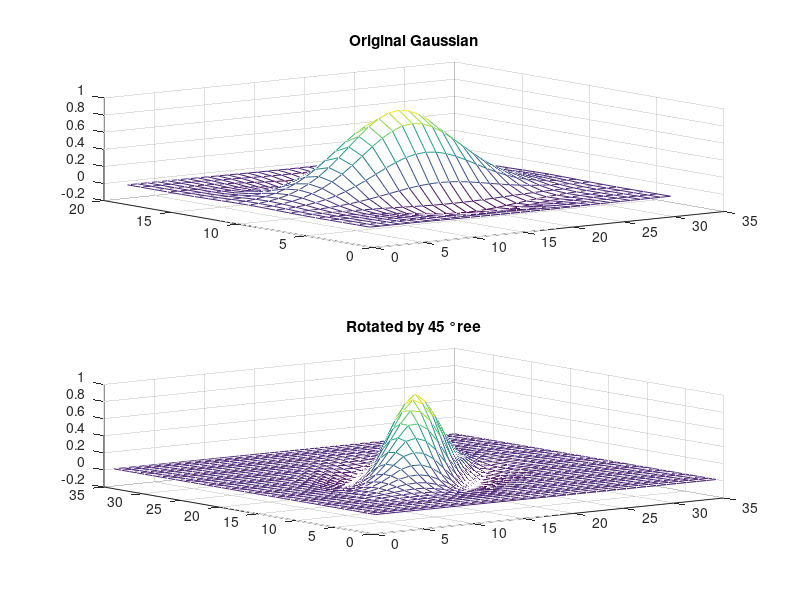

Reproduce this figure in MATLAB. (Note: this script raises an error after producing the figure.)
% AUthor: Dr. Kannan Karthik/towards EE660
% Aug 7, 2018; Modified: Aug 12, 2018
% ONE DIMENSIONAL NOISE SIMULATION ALONG and ORTHOGONAL TO THE RIDGES
% FILTERING USING THE GABOR WAVELET
% VERSION-2 + FILTERING and recovery
% VERSION-4 + GABOR SINE works for pulse restoration
% Claim: Note ridge endings and bifurcation points have nothing to do with the
% ridge spacings. Hence by ironing out the slices, very little information
% pertaining to the biometric is lost.
% VERSION-5 actual implementation on images: Observations and
% interpretations
% RIDGE BREAK STATISTICS
% GABOR SMOOTHING on TOY IMAGES
% MORPHOLOGICAL OPERATIONS included
% ANGULAR ESTIMATE USED through HOUGH TRANSFORMS

clear all;
close all;

%% GABOR SINE

TR = 15;
sigma1 = 3;
LL = -3*sigma1;
UL = 3*sigma1;
tg = LL:1:UL;
Lg = length(tg);
for i = 1:Lg,
    x = tg(i);
    G(i) = exp(-x^2/(2*sigma1^2))*cos(2*pi*x/TR);
end
EG = sqrt(sum(G.^2));
G_SINE = G/EG;
N = 5;
G1 = repmat(G_SINE,N,1);

clear G

%% GABOR SMOOTHER

TR = 1;
sigma2 = 5; % sigma2 = 5 (originally for ver3)
% Will sigma2 = 12 work for ver3 as well??
% Anticipate bridges?? YES, see thinned plot.

LL = -3*sigma2;
UL = 3*sigma2;
tg = LL:1:UL;
Lg = length(tg);
for i = 1:Lg,
    x = tg(i);
    G(i) = exp(-x^2/(2*sigma2^2));
end
EG = sqrt(sum(G.^2));
G_SMOOTH = G/EG;
N = 5;
G2 = repmat(G_SMOOTH,N,1);
GSM = G1'*G2;%conv2([1 0; 0 0],G2,'same');
GSM_TH = imrotate(GSM,-45,'bilinear');

figure;
subplot(2,1,1);
mesh(GSM); title('Original Gaussian');
subplot(2,1,2);
mesh(GSM_TH); title('Rotated by 45 \degree');

clear G

% IMAGE PROCESSING
% RIDGE BREAK FILLING
% BREAK STATISTICS
%IM = imread('TEST_IMG1.jpg');
IM = imread('D:\Work\Acad\sem 7\BTP\data\testGreenBit\017_21_0\Live\pres_A_01\FLAT_THUMB_LEFT.bmp');
%IM = rgb2gray(IM);
[a0,b0] = size(IM);
IM0 = 255-double(IM);
IMF = imfilter(IM0, GSM);
TH = 0.75;
BIN = IM0/255 > TH;
BIN_THIN = bwmorph(BIN,'thin');
figure;
stem(G_SMOOTH);
figure;
subplot(4,1,1); imshow(uint8(IM0));
subplot(4,1,2); imshow(uint8(IMF));
subplot(4,1,3); imshow(uint8(255*BIN));
subplot(4,1,4); imshow(uint8(255*BIN_THIN));

[H,T,R] = hough(BIN,'RhoResolution',3,'Theta',-89:1:89);
HMAX = max(H(:));
H0 = H/HMAX;
figure; mesh(T,R,H0);
figure;
P  = houghpeaks(H,12,'threshold',ceil(0.3*max(H(:))));
lines = houghlines(BIN,T,R,P,'FillGap',5,'MinLength',15);
% figure; imshow(uint8((BIN)*255));
 figure, imshow(uint8(255*BIN)); hold on;
% 
%% Ref: ASSISTANCE from MATLAB HELP ROUTINE
max_len = 0;
for k = 1:length(lines)
    xy = [lines(k).point1; lines(k).point2];
    plot(xy(:,1),xy(:,2),'LineWidth',2,'Color','green');
    
    % plot beginnings and ends of lines
    plot(xy(1,1),xy(1,2),'x','LineWidth',2,'Color','yellow');
    plot(xy(2,1),xy(2,2),'x','LineWidth',2,'Color','red');
    
    % determine the endpoints of the longest line segment
    SEG_LEN(k) = norm(lines(k).point1-lines(k).point2);
    RHO_EST(k) = lines(k).rho; 
    THETA_EST(k) = abs(lines(k).theta);
%     len = norm(lines(k).point1 - lines(k).point2);
%     if ( len > max_len)
%         max_len = len;
%         xy_long = xy;
%     end
end

% RIDGE STATISTIC COMPUTATION including the estimated break size in terms of pixels
MT = mean(THETA_EST);
TOL = 0.05*MT; % 5\% is sufficiently small to provide good resolution.
THQ1 = round(THETA_EST/TOL)*TOL;
THQ = union(THQ1,[]);
MR = mean(RHO_EST);
TOL2 = 0.05*MR;
RQ1 = round(RHO_EST/TOL2)*TOL2;
RQ = union(RQ1,[]);

SCOMP = THQ1.*RQ1; % COMPOSITE STATISTIC
SCOMP_REF = union(SCOMP,[]);
LCOMP = length(SCOMP_REF);
% CLASS ASSIGNMENT
for i = 1:length(THQ1);
    for j = 1:LCOMP,
        DIFF(j) = abs(SCOMP(i)-SCOMP_REF(j));
    end
    [VAL, IND_MIN] = min(DIFF);
    CLASS(i) = IND_MIN;
end

for i = 1:LCOMP,
    B = CLASS == i;
    IND = find(B==1);
    SUM = 0;
    LIND = length(IND);
    c = 1;
    for p = 1:LIND,
        for q = p+1:LIND,
            D(c) =  norm(lines(IND(p)).point1-lines(IND(q)).point2);
            c = c+1;
        end
        SUM = SUM + SEG_LEN(IND(p));
    end
    DMAX(i) = max(D);
    RBREAK(i) = (1-(SUM/DMAX(i)))*DMAX(i)/(LIND-1) ;
end
disp('RIDGE GAP estimated in terms of pixels is...');
MU_BREAK = median(RBREAK) % For the above parameter settings works
% out to around 12 pixels



% ACTUAL FILTERING

figure;
LTH = length(THQ);
for i = 1:LTH,
    G{i} = imrotate(GSM,-THQ(i)+90,'bilinear');
    B = G{i};
    B0 = B(:);
    E = sqrt(sum(B0.^2));
    G{i} = G{i}/E;
    IMFILT_BANK{i} = imfilter(double(IM0),G{i});
end
figure;
t = ceil(sqrt(2+LTH));
subplot(t,t,1); imshow(uint8(IM0));
for j = 1:LTH,
subplot(t,t,1+j); imshow(uint8(IMFILT_BANK{j}));
title(strcat('GABOR \phi =',num2str(THQ(j))));
end
[a1,b1] = size(IMFILT_BANK{1});
for i = 1:a1,
    for j = 1:b1,
        for c = 1:LTH,
            B = IMFILT_BANK{c};
            VAL(c) = B(i,j);
        end
        MAX_FILT(i,j) = max(VAL);
        MEAN_FILT(i,j) = mean(VAL);
        GMEAN(i,j) = sqrt(prod(VAL));
        clear VAL
    end
end

Q = MAX_FILT;
QMAX = max(Q(:));

subplot(t,t,2+LTH); imshow(uint8(255*Q/QMAX)); title('Final fused - MAX');

figure; imshow(uint8(255*Q/QMAX)); title('Final fused - MAX');

BINF = Q > mean(Q(:));


%% FINAL PLOT with THINNING
% figure; 
% %subplot(1,2,1); imshow(uint8(Q)); title('Filtered/Quant');
% subplot(3,1,1); imshow(uint8(IM0));
% subplot(3,1,2); imshow(uint8(255*BINF)); title('BINARIZED');
% subplot(3,1,3); imshow(uint8(255*BIN0)); title('THINNED');

figure; 
%subplot(1,2,1); imshow(uint8(Q)); title('Filtered/Quant');
subplot(2,2,1); imshow(uint8(IM0)); title('ORIGINAL');
subplot(2,2,2); imshow(uint8(255*BINF)); title('BINARIZED');
STREL = strel('disk',2);
BINF_P = imerode(BINF,STREL);
subplot(2,2,3); imshow(uint8(255*BINF_P)); title('ERODED');
BIN0 = bwmorph(BINF_P,'skel',Inf);
subplot(2,2,4); imshow(uint8(255*BIN0)); title('THINNED');
